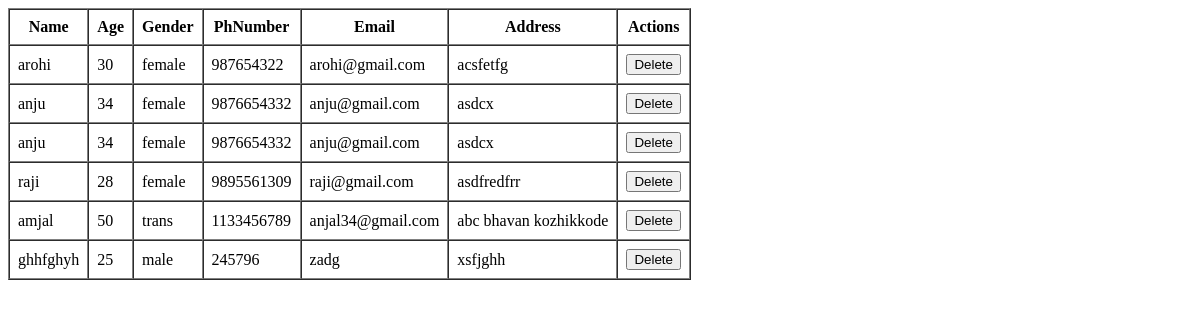
Page /patient on the earlier database version.
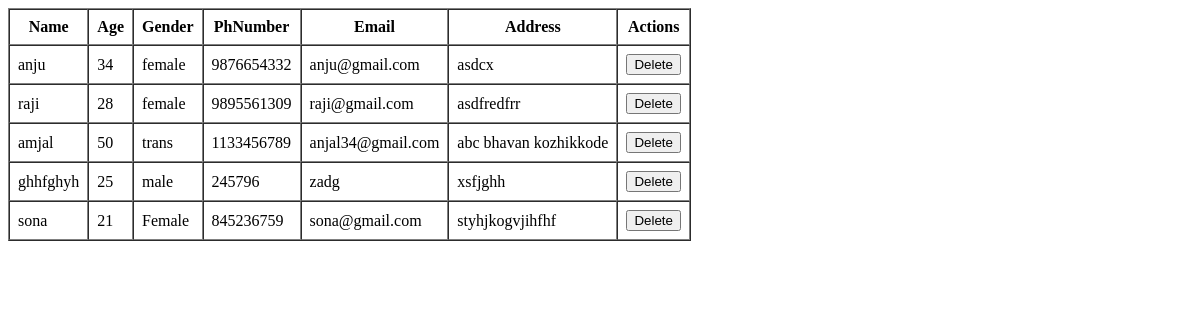
Same page on the later database version.
### BrainTumorDetectionApp/models.py (models this page shows)
class PatientTable(models.Model):
    LOGIN = models.ForeignKey(LoginTable, on_delete=models.CASCADE)
    Name=models.CharField(max_length=30, null=True, blank=True)
    Age=models.IntegerField(null=True, blank=True)
    Gender=models.CharField(max_length=30, null=True, blank=True)
    PhNumber=models.BigIntegerField( null=True, blank=True)
    Email=models.CharField(max_length=30, null=True, blank=True)
    Address=models.CharField(max_length=100, null=True, blank=True)

### BrainTumorDetectionApp/views.py (the view)
# urls.py: path('patient', PatientPage.as_view(), name="patient"),
class PatientPage(View):
    def get(self, request):
        obj = PatientTable.objects.all()
        return render(request, "administration/view_patient.html", {'val': obj})

### templates/administration/view_patient.html (shortened to what this page needs)
<!DOCTYPE html>
<html lang="en">
<head>
</head>
<body>
    <table border="1" cellpadding="8" cellspacing="0">
        <tr>
            <th>Name</th>
            <th>Age</th>
            <th>Gender</th>
            <th>PhNumber</th>
            <th>Email</th>
            <th>Address</th>
            <th>Actions</th>
        </tr>
        {% for i in val %}
        <tr>
            <td>{{ i.Name }}</td>
            <td>{{ i.Age }}</td>
            <td>{{ i.Gender }}</td>
            <td>{{ i.PhNumber }}</td>
            <td>{{ i.Email }} </td>
            <td>{{ i.Address }}</td>
            <td>
                <a href="delete_patient/{{i.LOGIN.id}}" onclick="return confirm('Are you should want to delete this person')"><button>Delete</button></a>
            </td>
        </tr>
        {% endfor %}
    </table>
</body>
</html>

Differences in the rows shown:
removed PatientTable: Name "arohi", Age "30", Gender "female", PhNumber "987654322", Email "arohi@gmail.com", Address "acsfetfg"
removed PatientTable: Name "anju", Age "34", Gender "female", PhNumber "9876654332", Email "anju@gmail.com", Address "asdcx"
added PatientTable: Name "sona", Age "21", Gender "Female", PhNumber "845236759", Email "sona@gmail.com", Address "styhjkogvjihfhf"
